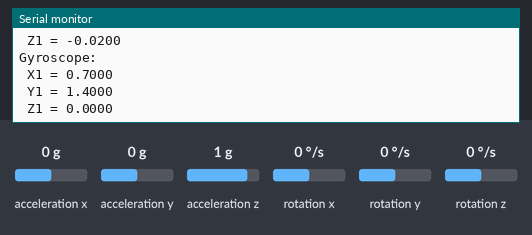
Recording of a sketch running on a simulated Arduino Uno, built with avr-gcc and run on an emulated ATmega328P. On the bench: the last lines printed to the serial monitor. Inputs (shaded band) come from the test bench; at power-on: acceleration x 0 g, acceleration z 1 g, acceleration y 0 g, rotation x 0 °/s, rotation y 0 °/s, rotation z 0 °/s.

Above: at 1.2 s.
1.3 s: acceleration x set to -1.4 g
4.3 s: acceleration z set to 1.4 g
7.3 s: acceleration y set to -1.4 g
10.3 s: rotation x set to -192 °/s
At 10.81 s:
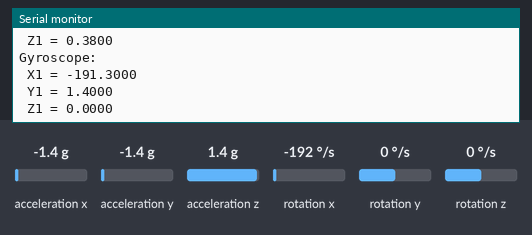
13.3 s: rotation y set to -192 °/s
At 13.87 s:
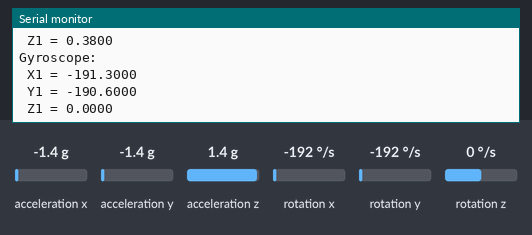
Timing chart, 0 to 15.8 s (numbered marks = the images above; inputs shaded):
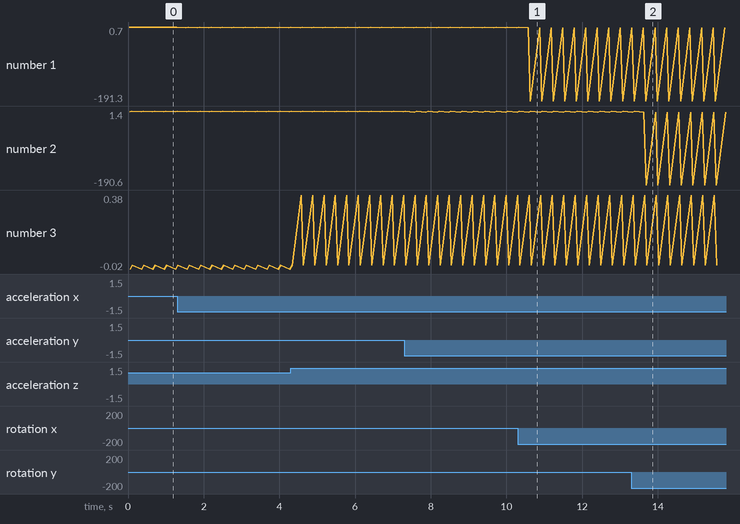

Measured:
- after the input at 10.3 s, the serial monitor: prints a new line after 0.33 s (image 1)
- after the input at 13.3 s, the serial monitor: prints a new line after 0.39 s (image 2)
- plotted number 1: 0.7 → -1.4 after the input at 1.3 s, -1.4 → -191.3 after the input at 10.3 s
- plotted number 3: -0.02 → 0.38 after the input at 4.3 s

The sketch:

IMU_usage.ino
```cpp
// Includes an accelerometer and gyroscope

/* Links
https://wiki.seeedstudio.com/XIAO-BLE-Sense-IMU-Usage/
https://how2electronics.com/using-imu-microphone-on-xiao-ble-nrf52840-sense/
https://wiki.seeedstudio.com/XIAO_BLE/
*/


/*****************************************************************************/
//  HighLevelExample.ino
//  Hardware:      Grove - 6-Axis Accelerometer&Gyroscope
//	Arduino IDE:   Arduino-1.65
//	Author:	       Lambor
//	Date: 	       Oct,2015
//	Version:       v1.0
//
//  Modified by:
//  Data:
//  Description:
//
//	by www.seeedstudio.com
//
//  This library is free software; you can redistribute it and/or
//  modify it under the terms of the GNU Lesser General Public
//  License as published by the Free Software Foundation; either
//  version 2.1 of the License, or (at your option) any later version.
//
//  This library is distributed in the hope that it will be useful,
//  but WITHOUT ANY WARRANTY; without even the implied warranty of
//  MERCHANTABILITY or FITNESS FOR A PARTICULAR PURPOSE.  See the GNU
//  Lesser General Public License for more details.
//
//  You should have received a copy of the GNU Lesser General Public
//  License along with this library; if not, write to the Free Software
//  Foundation, Inc., 51 Franklin St, Fifth Floor, Boston, MA  02110-1301  USA
//
/*******************************************************************************/

#include "LSM6DS3.h"
#include "Wire.h"

//Create a instance of class LSM6DS3
LSM6DS3 IMU(I2C_MODE, 0x6A);    //I2C device address 0x6A

void setup() {
    // put your setup code here, to run once:
    Serial.begin(9600);
    while (!Serial);
    //Call .begin() to configure the IMUs
    if (IMU.begin() != 0) {
        Serial.println("Device error");
    } else {
        Serial.println("Device OK!");
    }
}

void loop() {
    //Accelerometer
    float acc_x = IMU.readFloatAccelX();
    float acc_y = IMU.readFloatAccelY();
    float acc_z = IMU.readFloatAccelZ() - 1.02;

    // if (acc_x < 0) {
    //   aX = 0;
    // }
    // if (acc_y < 0) {
    //   aY = 0;
    // }
    // if (acc_z < 0) {
    //   aZ = 0;
    // }

    Serial.print("\nAccelerometer:\n");
    Serial.print(" X1 = ");
    Serial.println(acc_x, 4);
    Serial.print(" Y1 = ");
    Serial.println(acc_y, 4);
    Serial.print(" Z1 = ");
    Serial.println(acc_z, 4);

    //Gyroscope
    float gyr_x = IMU.readFloatGyroX() + 0.7;
    float gyr_y = IMU.readFloatGyroY() + 1.4;
    float gyr_z = IMU.readFloatGyroZ();

    Serial.print("\nGyroscope:\n");
    Serial.print(" X1 = ");
    Serial.println(gyr_x, 4);
    Serial.print(" Y1 = ");
    Serial.println(gyr_y, 4);
    Serial.print(" Z1 = ");
    Serial.println(gyr_z, 4);

    delay(250);
}
```
